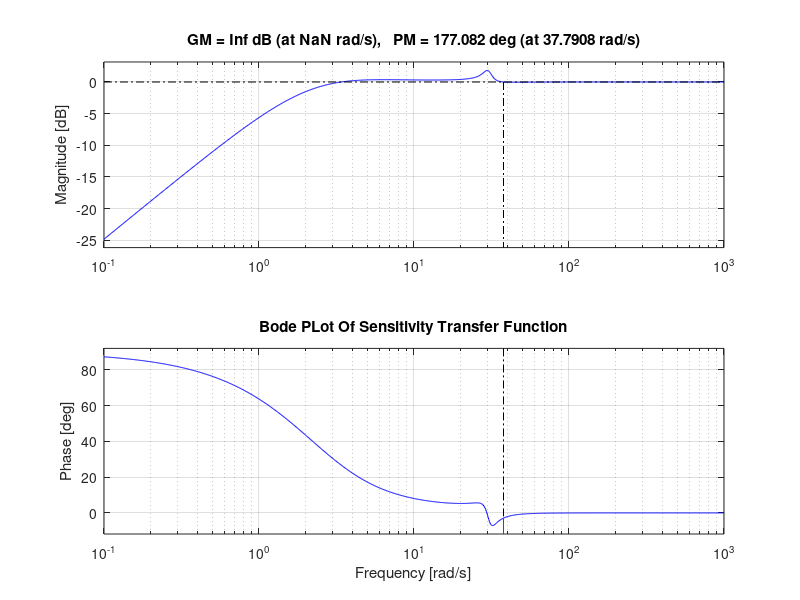
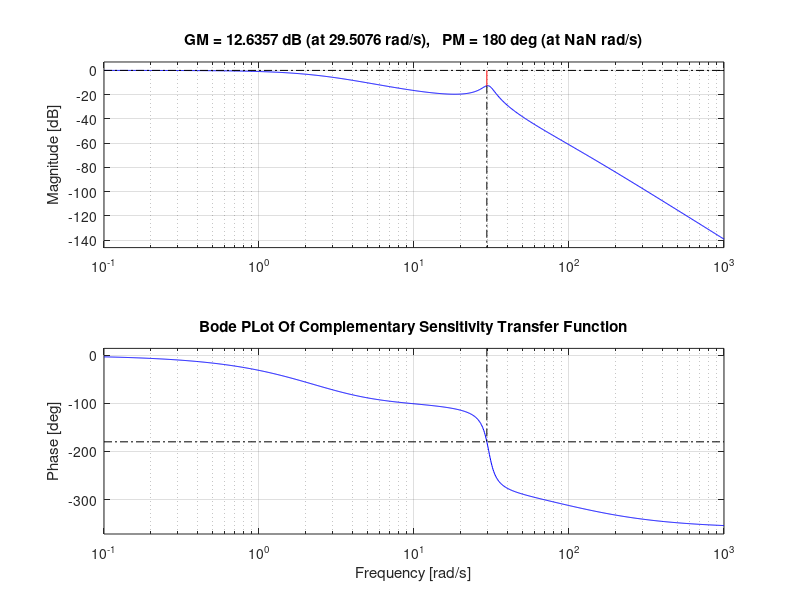

Recreate these plots in MATLAB, in order.
% Define the plant transfer function
numerator = [200];
denominator = [0.0001,0.011,0.2,10,40];
G_plant = tf(numerator, denominator);

% Define the PID controller transfer function
K_p = 0.0552;
K_i = 0.348;
C_PID = pid(K_p,K_i)

Open_L = G_plant*C_PID;
S_tf = 1/(1+Open_L);
figure;
margin(S_tf)
title('Bode PLot Of Sensitivity Transfer Function')
grid on

T_tf = Open_L/(1+Open_L);
figure;
margin(T_tf)
title('Bode PLot Of Complementary Sensitivity Transfer Function')
grid on